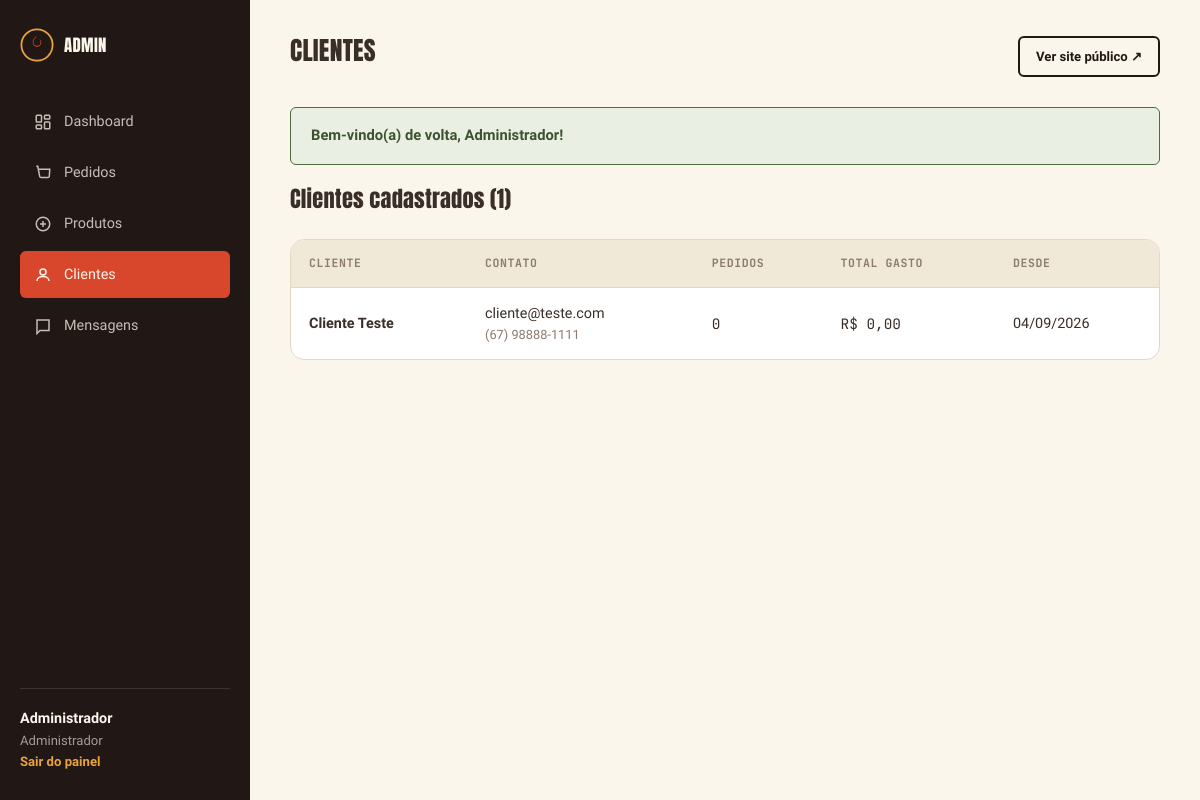
Page /admin/clientes.php (signed in) on the committed database.
### tables this page shows
CREATE TABLE usuarios (
    id                INT AUTO_INCREMENT PRIMARY KEY,
    nome              VARCHAR(120)        NOT NULL,
    email             VARCHAR(150)        NOT NULL UNIQUE,
    senha_hash        VARCHAR(255)        NOT NULL,
    telefone          VARCHAR(20)         NULL,
    endereco          VARCHAR(255)        NULL,
    tipo              ENUM('cliente','admin') NOT NULL DEFAULT 'cliente',
    ativo             TINYINT(1)          NOT NULL DEFAULT 1,
    tentativas_login  TINYINT UNSIGNED    NOT NULL DEFAULT 0,
    bloqueado_ate     DATETIME            NULL,
    criado_em         DATETIME            NOT NULL DEFAULT CURRENT_TIMESTAMP
);

### app/Core/helpers.php (called while the page is built, shortened)
<?php
function limpar(string $valor): string
{
    return htmlspecialchars(trim($valor), ENT_QUOTES, 'UTF-8');
}
function formatarPreco(float $valor): string
{
    return 'R$ ' . number_format($valor, 2, ',', '.');
}
function formatarData(string $dataHora, string $formato = 'd/m/Y \à\s H:i'): string
{
    $dt = date_create($dataHora);
    return $dt ? date_format($dt, $formato) : $dataHora;
}

### public/admin/clientes.php (the view, shortened to what this page needs)
<?php
$pdo = conectar();
$clientes = $pdo->query("SELECT u.*,
                          (SELECT COUNT(*) FROM pedidos p WHERE p.usuario_id = u.id) AS total_pedidos,
                          (SELECT COALESCE(SUM(total),0) FROM pedidos p WHERE p.usuario_id = u.id AND p.status != 'cancelado') AS total_gasto
                          FROM usuarios u WHERE u.tipo = 'cliente' ORDER BY u.criado_em DESC")->fetchAll();
include __DIR__ . '/../../app/Views/admin/header.php';
?>
<div class="flex-between" style="margin-bottom: 18px;">
  <h3 style="text-transform:none;">Clientes cadastrados (<?= count($clientes) ?>)</h3>
</div>
<div class="table-card">
  <?php if (!$clientes): ?>
    <div class="empty-state"><p>Nenhum cliente cadastrado ainda.</p></div>
  <?php else: ?>
    <table class="data-table">
      <thead>
        <tr><th>Cliente</th><th>Contato</th><th>Pedidos</th><th>Total gasto</th><th>Desde</th></tr>
      </thead>
      <tbody>
        <?php foreach ($clientes as $c): ?>
          <tr>
            <td><strong><?= limpar($c['nome']) ?></strong></td>
            <td>
              <?= limpar($c['email']) ?>
              <div class="muted" style="font-size:0.8rem;"><?= limpar($c['telefone'] ?? '—') ?></div>
            </td>
            <td class="mono"><?= (int)$c['total_pedidos'] ?></td>
            <td class="mono"><?= formatarPreco((float)$c['total_gasto']) ?></td>
            <td><?= formatarData($c['criado_em'], 'd/m/Y') ?></td>
          </tr>
        <?php endforeach; ?>
      </tbody>
    </table>
  <?php endif; ?>
</div>
<?php include __DIR__ . '/../../app/Views/admin/footer.php'; ?>

### public/assets/css/style.css (style rules this page uses)
:root { --charcoal: #211815; --charcoal-soft: #2E2420; --flour: #FBF6EC; --flour-dim: #F1E9D8; --ember: #D8472B; --ember-dark: #B83A22; --crust: #E8A33D; --basil: #4F6B3F; --basil-dark: #3C5230; --text-dark: #3A2E28; --smoke: #8C7B6F; --line: #E3D8C4; --white: #FFFFFF; --font-display: 'Anton', 'Arial Narrow', sans-serif; --font-body: 'Work Sans', sans-serif; --font-mono: 'JetBrains Mono', monospace; --radius-s: 6px; --radius-m: 14px; --radius-l: 28px; --shadow-card: 0 10px 30px -12px rgba(33, 24, 21, 0.25); --shadow-pop: 0 18px 45px -15px rgba(33, 24, 21, 0.35); --container: 1180px; }
* { box-sizing: border-box; }
html { scroll-behavior: smooth; }
body { margin: 0; font-family: var(--font-body); background: var(--flour); color: var(--text-dark); line-height: 1.6; -webkit-font-smoothing: antialiased; }
h1, h2, h3, h4 { font-family: var(--font-display); font-weight: 400; letter-spacing: 0.01em; line-height: 1.05; margin: 0 0 0.5em; text-transform: uppercase; }
h3 { font-size: 1.4rem; }
.mono { font-family: var(--font-mono); }
.table-card { background: var(--white); border-radius: var(--radius-m); border: 1px solid var(--line); overflow: hidden; }
table.data-table { width: 100%; border-collapse: collapse; }
table.data-table th { text-align: left; font-family: var(--font-mono); font-size: 0.72rem; text-transform: uppercase; letter-spacing: 0.05em; color: var(--smoke); background: var(--flour-dim); padding: 14px 18px; border-bottom: 1px solid var(--line); }
table.data-table td { padding: 14px 18px; border-bottom: 1px solid var(--line); font-size: 0.9rem; vertical-align: middle; }
table.data-table tr:last-child td { border-bottom: none; }
.muted { color: var(--smoke); }
.flex-between { display: flex; justify-content: space-between; align-items: center; }

### rows in the picture
usuarios: nome "Cliente Teste", email "cliente@teste.com", telefone "(67) 98888-1111", total_pedidos "0", total_gasto "R$ 0,00", criado_em "04/09/2026"

### other values in the picture
limpar($_SESSION['usuario_nome'] ?? 'Administrador') "Administrador"
limpar($tituloPagina ?? 'Painel administrativo') "CLIENTES"
limpar($flashAdmin['mensagem']) "Bem-vindo(a) de volta, Administrador!"
count($clientes) "1"
